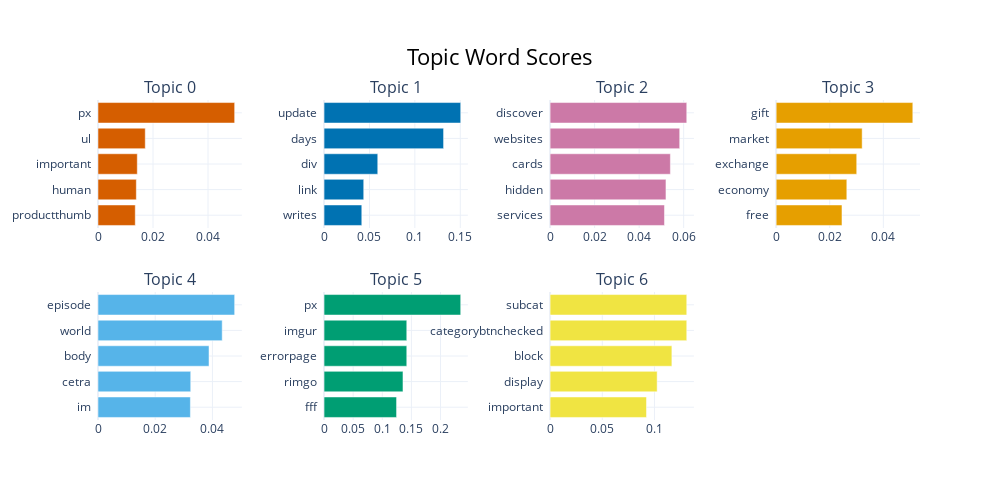

Write notebook code for a chart like this one.
### Code cell
fig = topic_model.visualize_barchart()
fig.show()
fig.write_html('../results/graphs/with_root/barchart5.html')

### Figure 1 — Plotly figure (JSON) as saved in the notebook; plotly's stock layout.template omitted (floating-point values rounded to 4 significant figures)
{"data": [{"marker": {"color": "#D55E00"}, "orientation": "h", "x": [0.01355, 0.01393, 0.01429, 0.01718, 0.04969], "y": ["productthumb  ", "human  ", "important  ", "ul  ", "px  "], "type": "bar", "xaxis": "x", "yaxis": "y"}, {"marker": {"color": "#0072B2"}, "orientation": "h", "x": [0.04155, 0.04369, 0.05915, 0.1316, 0.1505], "y": ["writes  ", "link  ", "div  ", "days  ", "update  "], "type": "bar", "xaxis": "x2", "yaxis": "y2"}, {"marker": {"color": "#CC79A7"}, "orientation": "h", "x": [0.05138, 0.05205, 0.05403, 0.05821, 0.06139], "y": ["services  ", "hidden  ", "cards  ", "websites  ", "discover  "], "type": "bar", "xaxis": "x3", "yaxis": "y3"}, {"marker": {"color": "#E69F00"}, "orientation": "h", "x": [0.02456, 0.02637, 0.03007, 0.0321, 0.051], "y": ["free  ", "economy  ", "exchange  ", "market  ", "gift  "], "type": "bar", "xaxis": "x4", "yaxis": "y4"}, {"marker": {"color": "#56B4E9"}, "orientation": "h", "x": [0.0323, 0.03242, 0.03881, 0.04342, 0.04777], "y": ["im  ", "cetra  ", "body  ", "world  ", "episode  "], "type": "bar", "xaxis": "x5", "yaxis": "y5"}, {"marker": {"color": "#009E73"}, "orientation": "h", "x": [0.1245, 0.1356, 0.1421, 0.1421, 0.2347], "y": ["fff  ", "rimgo  ", "errorpage  ", "imgur  ", "px  "], "type": "bar", "xaxis": "x6", "yaxis": "y6"}, {"marker": {"color": "#F0E442"}, "orientation": "h", "x": [0.09238, 0.1026, 0.1167, 0.131, 0.131], "y": ["important  ", "display  ", "block  ", "categorybtnchecked  ", "subcat  "], "type": "bar", "xaxis": "x7", "yaxis": "y7"}], "layout": {"xaxis": {"anchor": "y", "domain": [0.0, 0.175], "showgrid": true}, "yaxis": {"anchor": "x", "domain": [0.6, 1.0], "showgrid": true}, "xaxis2": {"anchor": "y2", "domain": [0.275, 0.45], "showgrid": true}, "yaxis2": {"anchor": "x2", "domain": [0.6, 1.0], "showgrid": true}, "xaxis3": {"anchor": "y3", "domain": [0.55, 0.725], "showgrid": true}, "yaxis3": {"anchor": "x3", "domain": [0.6, 1.0], "showgrid": true}, "xaxis4": {"anchor": "y4", "domain": [0.825, 1.0], "showgrid": true}, "yaxis4": {"anchor": "x4", "domain": [0.6, 1.0], "showgrid": true}, "xaxis5": {"anchor": "y5", "domain": [0.0, 0.175], "showgrid": true}, "yaxis5": {"anchor": "x5", "domain": [0.0, 0.4], "showgrid": true}, "xaxis6": {"anchor": "y6", "domain": [0.275, 0.45], "showgrid": true}, "yaxis6": {"anchor": "x6", "domain": [0.0, 0.4], "showgrid": true}, "xaxis7": {"anchor": "y7", "domain": [0.55, 0.725], "showgrid": true}, "yaxis7": {"anchor": "x7", "domain": [0.0, 0.4], "showgrid": true}, "xaxis8": {"anchor": "y8", "domain": [0.825, 1.0], "showgrid": true}, "yaxis8": {"anchor": "x8", "domain": [0.0, 0.4], "showgrid": true}, "annotations": [{"font": {"size": 16}, "showarrow": false, "text": "Topic 0", "x": 0.0875, "xanchor": "center", "xref": "paper", "y": 1.0, "yanchor": "bottom", "yref": "paper"}, {"font": {"size": 16}, "showarrow": false, "text": "Topic 1", "x": 0.3625, "xanchor": "center", "xref": "paper", "y": 1.0, "yanchor": "bottom", "yref": "paper"}, {"font": {"size": 16}, "showarrow": false, "text": "Topic 2", "x": 0.6375, "xanchor": "center", "xref": "paper", "y": 1.0, "yanchor": "bottom", "yref": "paper"}, {"font": {"size": 16}, "showarrow": false, "text": "Topic 3", "x": 0.9125, "xanchor": "center", "xref": "paper", "y": 1.0, "yanchor": "bottom", "yref": "paper"}, {"font": {"size": 16}, "showarrow": false, "text": "Topic 4", "x": 0.0875, "xanchor": "center", "xref": "paper", "y": 0.4, "yanchor": "bottom", "yref": "paper"}, {"font": {"size": 16}, "showarrow": false, "text": "Topic 5", "x": 0.3625, "xanchor": "center", "xref": "paper", "y": 0.4, "yanchor": "bottom", "yref": "paper"}, {"font": {"size": 16}, "showarrow": false, "text": "Topic 6", "x": 0.6375, "xanchor": "center", "xref": "paper", "y": 0.4, "yanchor": "bottom", "yref": "paper"}], "title": {"font": {"size": 22, "color": "Black"}, "text": "Topic Word Scores", "x": 0.5, "xanchor": "center", "yanchor": "top"}, "hoverlabel": {"font": {"size": 16, "family": "Rockwell"}, "bgcolor": "white"}, "showlegend": false, "width": 1000, "height": 500}}
